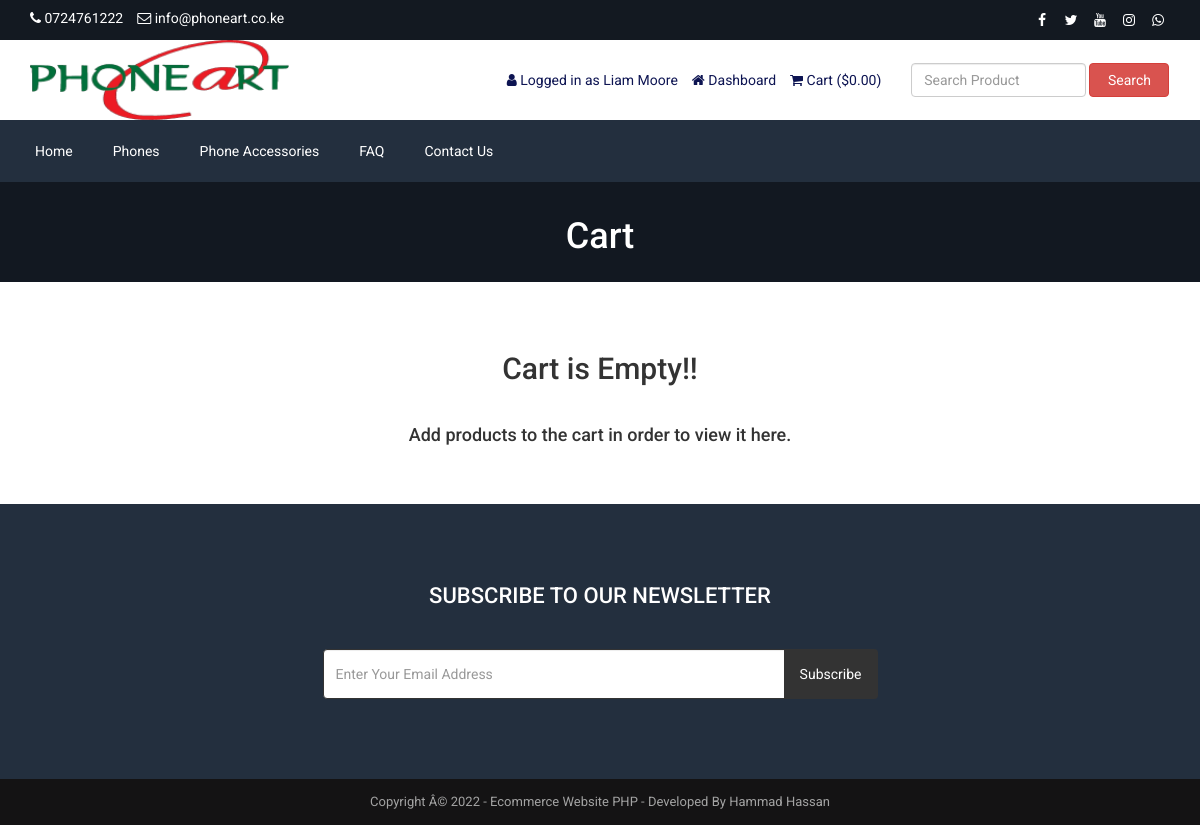
The page /cart.php (signed in) on the database its author committed.
### tables this page shows
CREATE TABLE `tbl_settings` (
  `id` int(11) NOT NULL,
  `logo` varchar(150) NOT NULL,
  `favicon` varchar(150) NOT NULL,
  `footer_about` text NOT NULL,
  `footer_copyright` text NOT NULL,
  `contact_address` text NOT NULL,
  `contact_email` varchar(150) NOT NULL,
  `contact_phone` varchar(150) NOT NULL,
  `contact_fax` varchar(150) NOT NULL,
  `contact_map_iframe` text NOT NULL,
  `receive_email` varchar(150) NOT NULL,
  `receive_email_subject` varchar(150) NOT NULL,
  `receive_email_thank_you_message` text NOT NULL,
  `forget_password_message` text NOT NULL,
  `total_recent_post_footer` int(10) NOT NULL,
  `total_popular_post_footer` int(10) NOT NULL,
  `total_recent_post_sidebar` int(11) NOT NULL,
  `total_popular_post_sidebar` int(11) NOT NULL,
  `total_featured_product_home` int(11) NOT NULL,
  `total_latest_product_home` int(11) NOT NULL,
  `total_popular_product_home` int(11) NOT NULL,
  `meta_title_home` text NOT NULL,
  `meta_keyword_home` text NOT NULL,
  `meta_description_home` text NOT NULL,
  `banner_login` varchar(150) NOT NULL,
  `banner_registration` varchar(150) NOT NULL,
  `banner_forget_password` varchar(150) NOT NULL,
  `banner_reset_password` varchar(150) NOT NULL,
  `banner_search` varchar(150) NOT NULL,
  `banner_cart` varchar(150) NOT NULL,
  `banner_checkout` varchar(150) NOT NULL,
  `banner_product_category` varchar(150) NOT NULL,
  `banner_blog` varchar(150) NOT NULL,
  `cta_title` varchar(150) NOT NULL,
  `cta_content` text NOT NULL,
  `cta_read_more_text` varchar(150) NOT NULL,
  `cta_read_more_url` varchar(150) NOT NULL,
  `cta_photo` varchar(150) NOT NULL,
  `featured_product_title` varchar(150) NOT NULL,
  `featured_product_subtitle` varchar(150) NOT NULL,
  `latest_product_title` varchar(150) NOT NULL,
  `latest_product_subtitle` varchar(150) NOT NULL,
  `popular_product_title` varchar(150) NOT NULL,
  `popular_product_subtitle` varchar(150) NOT NULL,
  `testimonial_title` varchar(150) NOT NULL,
  `testimonial_subtitle` varchar(150) NOT NULL,
  `testimonial_photo` varchar(150) NOT NULL,
  `blog_title` varchar(150) NOT NULL,
  `blog_subtitle` varchar(150) NOT NULL,
  `newsletter_text` text NOT NULL,
  `paypal_email` varchar(150) NOT NULL,
  `stripe_public_key` varchar(150) NOT NULL,
  `stripe_secret_key` varchar(150) NOT NULL,
  `bank_detail` text NOT NULL,
  `before_head` text NOT NULL,
  `after_body` text NOT NULL,
  `before_body` text NOT NULL,
  `home_service_on_off` int(11) NOT NULL,
  `home_welcome_on_off` int(11) NOT NULL,
  `home_featured_product_on_off` int(11) NOT NULL,
  `home_latest_product_on_off` int(11) NOT NULL,
  `home_popular_product_on_off` int(11) NOT NULL,
  `home_testimonial_on_off` int(11) NOT NULL,
  `home_blog_on_off` int(11) NOT NULL,
  `newsletter_on_off` int(11) NOT NULL,
  `ads_above_welcome_on_off` int(1) NOT NULL,
  `ads_above_featured_product_on_off` int(1) NOT NULL,
  `ads_above_latest_product_on_off` int(1) NOT NULL,
  `ads_above_popular_product_on_off` int(1) NOT NULL,
  `ads_above_testimonial_on_off` int(1) NOT NULL,
  `ads_category_sidebar_on_off` int(1) NOT NULL
);

CREATE TABLE `tbl_social` (
  `social_id` int(11) NOT NULL,
  `social_name` varchar(30) NOT NULL,
  `social_url` varchar(255) NOT NULL,
  `social_icon` varchar(30) NOT NULL
);

CREATE TABLE `tbl_top_category` (
  `tcat_id` int(11) NOT NULL,
  `tcat_name` varchar(255) NOT NULL,
  `show_on_menu` int(1) NOT NULL
);

CREATE TABLE `tbl_page` (
  `id` int(11) NOT NULL,
  `about_title` varchar(255) NOT NULL,
  `about_content` text NOT NULL,
  `about_banner` varchar(255) NOT NULL,
  `about_meta_title` varchar(255) NOT NULL,
  `about_meta_keyword` text NOT NULL,
  `about_meta_description` text NOT NULL,
  `faq_title` varchar(255) NOT NULL,
  `faq_banner` varchar(255) NOT NULL,
  `faq_meta_title` varchar(255) NOT NULL,
  `faq_meta_keyword` text NOT NULL,
  `faq_meta_description` text NOT NULL,
  `blog_title` varchar(255) NOT NULL,
  `blog_banner` varchar(255) NOT NULL,
  `blog_meta_title` varchar(255) NOT NULL,
  `blog_meta_keyword` text NOT NULL,
  `blog_meta_description` text NOT NULL,
  `contact_title` varchar(255) NOT NULL,
  `contact_banner` varchar(255) NOT NULL,
  `contact_meta_title` varchar(255) NOT NULL,
  `contact_meta_keyword` text NOT NULL,
  `contact_meta_description` text NOT NULL,
  `pgallery_title` varchar(255) NOT NULL,
  `pgallery_banner` varchar(255) NOT NULL,
  `pgallery_meta_title` varchar(255) NOT NULL,
  `pgallery_meta_keyword` text NOT NULL,
  `pgallery_meta_description` text NOT NULL,
  `vgallery_title` varchar(255) NOT NULL,
  `vgallery_banner` varchar(255) NOT NULL,
  `vgallery_meta_title` varchar(255) NOT NULL,
  `vgallery_meta_keyword` text NOT NULL,
  `vgallery_meta_description` text NOT NULL
);

### cart.php (the view, shortened to what this page needs)
<?php require_once('header.php'); ?>
<?php
$statement = $pdo->prepare("SELECT * FROM tbl_settings WHERE id=1");
$statement->execute();
$result = $statement->fetchAll(PDO::FETCH_ASSOC);
foreach ($result as $row) {
    $banner_cart = $row['banner_cart'];
}
?>
<div class="page-banner" style="background-image: url(assets/uploads/<?php echo $banner_cart; ?>)">
    <div class="overlay"></div>
    <div class="page-banner-inner">
        <h1><?php echo LANG_VALUE_18; ?></h1>
    </div>
</div>
<div class="page">
	<div class="container">
		<div class="row">
			<div class="col-md-12">
                <?php if(!isset($_SESSION['cart_p_id'])): ?>
                    <?php echo '<h2 class="text-center">Cart is Empty!!</h2></br>'; ?>
                    <?php echo '<h4 class="text-center">Add products to the cart in order to view it here.</h4>'; ?>
                <?php endif; ?>
			</div>
		</div>
	</div>
</div>
<?php require_once('footer.php'); ?>

### header.php (shortened to what this page needs)
<?php
include("admin/inc/config.php");
$statement = $pdo->prepare("SELECT * FROM tbl_settings WHERE id=1");
$statement->execute();
$result = $statement->fetchAll(PDO::FETCH_ASSOC);
foreach ($result as $row)
{
	$logo = $row['logo'];
	$contact_email = $row['contact_email'];
	$contact_phone = $row['contact_phone'];
}
?>
<!DOCTYPE html>
<html lang="en">
<head>
	<link rel="stylesheet" href="assets/css/bootstrap.min.css">
	<link rel="stylesheet" href="assets/css/font-awesome.min.css">
	<link rel="stylesheet" href="assets/css/owl.carousel.min.css">
	<link rel="stylesheet" href="assets/css/owl.theme.default.min.css">
	<link rel="stylesheet" href="assets/css/jquery.bxslider.min.css">
    <link rel="stylesheet" href="assets/css/magnific-popup.css">
    <link rel="stylesheet" href="assets/css/rating.css">
	<link rel="stylesheet" href="assets/css/spacing.css">
	<link rel="stylesheet" href="assets/css/bootstrap-touch-slider.css">
	<link rel="stylesheet" href="assets/css/animate.min.css">
	<link rel="stylesheet" href="assets/css/tree-menu.css">
	<link rel="stylesheet" href="assets/css/select2.min.css">
	<link rel="stylesheet" href="assets/css/main.css">
	<link rel="stylesheet" href="assets/css/responsive.css">
	<?php
	$statement = $pdo->prepare("SELECT * FROM tbl_page WHERE id=1");
	$statement->execute();
	$result = $statement->fetchAll(PDO::FETCH_ASSOC);
		?>
</head>
<body>
<div class="top">
	<div class="container">
		<div class="row">
			<div class="col-md-6 col-sm-6 col-xs-12">
				<div class="left">
					<ul>
						<li><i class="fa fa-phone"></i> <?php echo $contact_phone; ?></li>
						<li><i class="fa fa-envelope-o"></i> <?php echo $contact_email; ?></li>
					</ul>
				</div>
			</div>
			<div class="col-md-6 col-sm-6 col-xs-12">
				<div class="right">
					<ul>
						<?php
						$statement = $pdo->prepare("SELECT * FROM tbl_social");
						$statement->execute();
						$result = $statement->fetchAll(PDO::FETCH_ASSOC);
						foreach ($result as $row) {
							?>
							<?php if($row['social_url'] != ''): ?>
							<li><a href="<?php echo $row['social_url']; ?>"><i class="<?php echo $row['social_icon']; ?>"></i></a></li>
							<?php endif; ?>
							<?php
						}
						?>
					</ul>
				</div>
			</div>
		</div>
	</div>
</div>
<div class="header">
	<div class="container">
		<div class="row inner">
			<div class="col-md-4 logo">
				<a href="index.php"><img src="assets/uploads/<?php echo $logo; ?>" alt="logo image"></a>
			</div>
			<div class="col-md-5 right">
				<ul>
					<?php
					if(isset($_SESSION['customer'])) {
						?>
						<li><i class="fa fa-user"></i> <?php echo LANG_VALUE_13; ?> <?php echo $_SESSION['customer']['cust_name']; ?></li>
						<li><a href="dashboard.php"><i class="fa fa-home"></i> <?php echo LANG_VALUE_89; ?></a></li>
						<?php
					} else {
						?>
						<li><a href="login.php"><i class="fa fa-sign-in"></i> <?php echo LANG_VALUE_9; ?></a></li>
						<li><a href="registration.php"><i class="fa fa-user-plus"></i> <?php echo LANG_VALUE_15; ?></a></li>
						<?php
					}
					?>
					<li><a href="cart.php"><i class="fa fa-shopping-cart"></i> <?php echo LANG_VALUE_18; ?> (<?php echo LANG_VALUE_1; ?><?php
					if(isset($_SESSION['cart_p_id'])) {
						$table_total_price = 0;
						$i=0;
	                    foreach($_SESSION['cart_p_qty'] as $key => $value)
	                    {
	                        $i++;
	                        $arr_cart_p_qty[$i] = $value;
	                    }                    $i=0;
	                    foreach($_SESSION['cart_p_current_price'] as $key => $value)
	                    {
	                        $i++;
	                        $arr_cart_p_current_price[$i] = $value;
	                    }
	                    for($i=1;$i<=count($arr_cart_p_qty);$i++) {
	                    	$row_total_price = $arr_cart_p_current_price[$i]*$arr_cart_p_qty[$i];
	                        $table_total_price = $table_total_price + $row_total_price;
	                    }
						echo $table_total_price;
					} else {
						echo '0.00';
					}
					?>)</a></li>
				</ul>
			</div>
			<div class="col-md-3 search-area">
				<form class="navbar-form navbar-left" role="search" action="search-result.php" method="get">
					<div class="form-group">
						<input type="text" class="form-control search-top" placeholder="<?php echo LANG_VALUE_2; ?>" name="search_text">
					</div>
					<button type="submit" class="btn btn-danger"><?php echo LANG_VALUE_3; ?></button>
				</form>
			</div>
		</div>
	</div>
</div>
<div class="nav">
	<div class="container">
		<div class="row">
			<div class="col-md-12 pl_0 pr_0">
				<div class="menu-container">
					<div class="menu">
						<ul>
							<li><a href="index.php">Home</a></li>
							<?php
							$statement = $pdo->prepare("SELECT * FROM tbl_top_category WHERE show_on_menu=1");
							$statement->execute();
							$result = $statement->fetchAll(PDO::FETCH_ASSOC);
							foreach ($result as $row) {
								?>
								<li><a href="product-category.php?id=<?php echo $row['tcat_id']; ?>&type=top-category"><?php echo $row['tcat_name']; ?></a>
								</li>
								<?php
							}
							?>
							<?php
							$statement = $pdo->prepare("SELECT * FROM tbl_page WHERE id=1");
							$statement->execute();
							$result = $statement->fetchAll(PDO::FETCH_ASSOC);
							foreach ($result as $row) {
								$faq_title = $row['faq_title'];
								$contact_title = $row['contact_title'];
							}
							?>
							<li><a href="faq.php"><?php echo $faq_title; ?></a></li>
							<li><a href="contact.php"><?php echo $contact_title; ?></a></li>
						</ul>
					</div>
				</div>
			</div>
		</div>
	</div>
</div>

### footer.php (shortened to what this page needs)
<?php
$statement = $pdo->prepare("SELECT * FROM tbl_settings WHERE id=1");
$statement->execute();
$result = $statement->fetchAll(PDO::FETCH_ASSOC);
foreach ($result as $row)
{
	$footer_copyright = $row['footer_copyright'];
    $newsletter_on_off = $row['newsletter_on_off'];
}
?>
<?php if($newsletter_on_off == 1): ?>
<section class="home-newsletter">
	<div class="container">
		<div class="row">
			<div class="col-md-6 col-md-offset-3">
				<div class="single">
				<form action="" method="post">
					<h2><?php echo LANG_VALUE_93; ?></h2>
					<div class="input-group">
			        	<input type="email" class="form-control" placeholder="<?php echo LANG_VALUE_95; ?>" name="email_subscribe">
			         	<span class="input-group-btn">
			         	<button class="btn btn-theme" type="submit" name="form_subscribe"><?php echo LANG_VALUE_92; ?></button>
			         	</span>
			        </div>
				</div>
			</div>
		</div>
	</div>
</section>
<?php endif; ?>
<div class="footer-bottom">
	<div class="container">
		<div class="row">
			<div class="col-md-12 copyright">
				<?php echo $footer_copyright; ?>
			</div>
		</div>
	</div>
</div>
</body>
</html>

### assets/css/main.css (style rules this page uses)
* { margin: 0; padding: 0; }
body { font-family: "Roboto", sans-serif; font-size: 14px; }
h1, h2, h3, h4, h5, h6 { font-family: "Roboto", sans-serif; }
a { text-decoration: none; }
.top { width: 100%; height: 40px; background: #131921; }
.top .left { float: left; }
.top .left ul { padding-top: 8px; }
.top .left ul li { list-style-type: none; float: left; margin-right: 14px; color: white; }
.top .left ul li i { color: white; }
.top .right { float: right; }
.top .right ul { padding-top: 8px; }
.top .right ul li { list-style-type: none; float: left; margin-left: 5px; }
.top .right ul li a { color: white; width: 24px; height: 24px; line-height: 24px; text-align: center; border-radius: 50%; display: block; transition: all 0.4s ease; }
.header { width: 100%; height: auto; background: #fff; }
.header .inner { height: auto; display: table; }
.header .logo { float: none; display: table-cell; vertical-align: middle; }
.header .logo img { max-width: 100%; height: 80px; }
.header .navbar-form .form-control { width: 300px; }
.header .search-area { float: none; display: table-cell; vertical-align: middle; }
.header .search-area .form-group { width: calc(100% - 84px); }
.header .search-area button { width: 80px; }
.header .search-area form { width: 100%; }
.header .right { float: none; display: table-cell; vertical-align: middle; padding-right: 0; }
.header .right ul { float: right; margin-bottom: 0; }
.header .right ul li { list-style-type: none; float: left; margin-left: 14px; color: #0d1452; }
.header .right ul li a { color: #0d1452; }
.header .navbar-form .search-top { width: 100%; }
.nav { background: #232f3e; }
.menu-container { width: 100%; margin: 0 auto; background: #232f3e; }
.menu-dropdown-icon:before { content: "\f067"; font-family: "FontAwesome"; display: none; cursor: pointer; float: right; padding: 1.5em 2em; background: #fff; color: #333; }
.menu > ul { margin: 0 auto; width: 100%; list-style: none; padding: 0; position: relative; box-sizing: border-box; }
.menu > ul:before, .menu > ul:after { content: ""; display: table; }
.menu > ul:after { clear: both; }
.menu > ul > li { float: left; padding: 0; margin: 0; }
.menu > ul > li a { text-decoration: none; padding: 1.5em 20px; display: block; color: #fff; }
.footer-bottom { width: 100%; height: auto; background: #141314; padding: 14px 0; }
.footer-bottom .copyright { font-size: 13px; color: #a3a3a3; text-align: center; }
.page-banner { width: 100%; height: auto; background-repeat: no-repeat; background-position: center center; -webkit-background-size: cover; background-size: cover; position: relative; padding-top: 15px; padding-bottom: 15px; overflow: hidden; }
.page-banner .overlay { position: absolute; left: 0; top: 0; width: 100%; height: 100%; opacity: 0.7; background: #131921; }
.page-banner h1 { color: #fff; text-align: center; z-index: 999; position: relative; }
.page { width: 100%; height: auto; padding-top: 50px; padding-bottom: 50px; }
.home-newsletter { padding: 80px 0; background: #232f3e; }
.home-newsletter .single { max-width: 650px; margin: 0 auto; text-align: center; position: relative; z-index: 2; }
.home-newsletter .single h2 { font-size: 22px; color: white; text-transform: uppercase; margin-bottom: 40px; margin-top: 0; }
.home-newsletter .single .form-control { height: 50px; border-color: #333; outline: none; }
.home-newsletter .single .btn { min-height: 50px; background: #333; color: #fff; padding-left: 15px; padding-right: 15px; }

### assets/css/responsive.css (style rules this page uses)
@media only screen and (min-width: 992px) { .header .inner { width: 100%; } }
@media only screen and (min-width: 992px) { .header .search-area { padding-right: 0; } }
@media only screen and (min-width: 992px) { .header .search-area form { padding-right: 0; } }
@media only screen and (min-width: 992px) { .header .container { padding-right: 0; } }

### rows shown on the page
tbl_settings: contact_phone "0724761222", contact_email "info@phoneart.co.ke", logo (picture), banner_cart (picture), footer_copyright "Copyright Â© 2022 - Ecommerce Website PHP - Developed By Hammad Hassan"
tbl_top_category: tcat_name "Phones"
tbl_top_category: tcat_name "Phone Accessories"
tbl_page: faq_title "FAQ", contact_title "Contact Us"

### other values the page prints
LANG_VALUE_13 "Logged in as"
$_SESSION['customer']['cust_name'] "Liam Moore"
LANG_VALUE_89 "Dashboard"
LANG_VALUE_18 "Cart"
LANG_VALUE_1 "$"
LANG_VALUE_3 "Search"
LANG_VALUE_93 "SUBSCRIBE TO OUR NEWSLETTER"
LANG_VALUE_92 "Subscribe"
